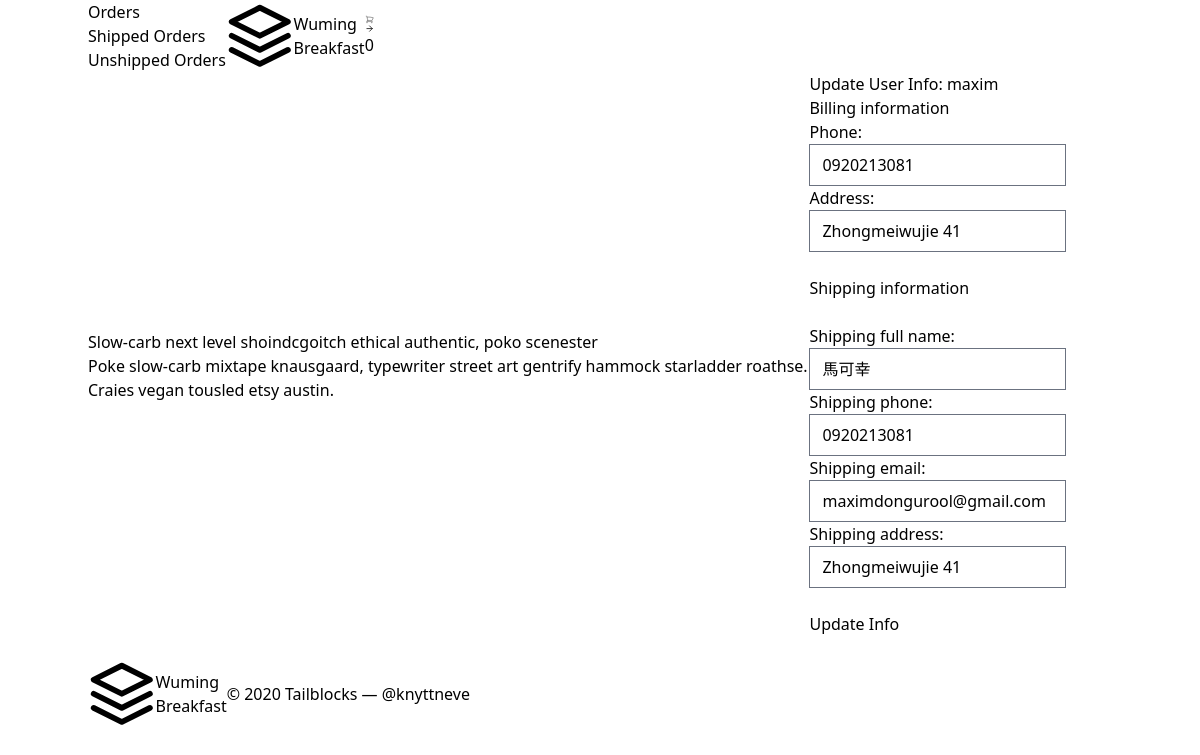
The page /update_info/ (signed in) on the database its author committed.
### wuming/models.py (models this page shows, shortened)
class Profile(models.Model):
    user = models.OneToOneField(User, on_delete=models.CASCADE)
    phone = models.CharField(max_length=100, blank=True, null=True)
    address = models.CharField(max_length=100, blank=True, null=True)
    old_cart = models.CharField(max_length=200, blank=True, null=True)

### payment/models.py (models this page shows, shortened)
class ShippingAddress(models.Model):
    user = models.ForeignKey(User, on_delete=models.CASCADE, blank=True, null=True)
    shipping_full_name = models.CharField(max_length=200)
    shipping_phone = models.CharField(max_length=200)
    shipping_email = models.EmailField(max_length=200, blank=True, null=True)
    shipping_address = models.CharField(max_length=200, blank=True, null=True)
    date_added = models.DateTimeField(auto_now_add=True)
    class Meta:
        verbose_name_plural = 'Shipping Address'

### wuming/views.py (the view)
# urls.py: path('update_info/', views.update_info, name='update_info'),
def update_info(request):
        if request.user.is_authenticated:
            current_user = Profile.objects.get(user__id=request.user.id)
            shipping_user = ShippingAddress.objects.get(user__id=request.user.id)
            form = UserInfoForm(request.POST or None, instance=current_user)
            shipping_form = ShippingForm(request.POST or None, instance=shipping_user)
            if form.is_valid() or shipping_form.is_valid():
                form.save()
                shipping_form.save()
                messages.success(request, 'Your account has been updated.')
                return redirect('index')
            return render(request, 'wuming/update_info.html', {'form': form, 'shipping_form': shipping_form})
        else:
            messages.error(request, 'Please log in to update your information.')
            return redirect('login')

### wuming/forms.py
class UserInfoForm(forms.ModelForm):
    phone = forms.CharField(max_length=100, required=False)
    address = forms.CharField(max_length=100, required=False)
    class Meta:
        model = Profile
        fields = ['phone', 'address']
    def __init__(self, *args, **kwargs):
        super(UserInfoForm, self).__init__(*args, **kwargs)
        self.fields['phone'].widget.attrs.update({'class': 'form-input mt-1 block w-full', 'placeholder': 'Phone Number'})
        self.fields['address'].widget.attrs.update({'class': 'form-input mt-1 block w-full', 'placeholder': 'Address'})

### payment/forms.py
class ShippingForm(forms.ModelForm):
    class Meta:
        model = ShippingAddress
        fields = ['shipping_full_name', 'shipping_phone', 'shipping_email', 'shipping_address']
        exclude = ['user']
        widgets = {
            'shipping_full_name': forms.TextInput(attrs={'class': 'form-input mt-1 block w-full', 'placeholder': 'Full Name'}),
            'shipping_phone': forms.TextInput(attrs={'class': 'form-input mt-1 block w-full', 'placeholder': 'Phone'}),
            'shipping_email': forms.EmailInput(attrs={'class': 'form-input mt-1 block w-full', 'placeholder': 'Email'}),
            'shipping_address': forms.TextInput(attrs={'class': 'form-input mt-1 block w-full', 'placeholder': 'Address'}),
        }

### cart/cart.py (called while the page is built)
    def __len__(self):
        return len(self.cart)

### cart/context_proccessors.py (called while the page is built)
def cart(request):
    return {'cart': Cart(request)}

### wuming/templates/wuming/update_info.html (shortened to what this page needs)
{% extends 'wuming/base.html' %}
{% block content %}
<section class="text-gray-600 body-font">
    <div class="container px-5 py-24 mx-auto flex flex-wrap items-center">
        <div class="lg:w-3/5 md:w-1/2 md:pr-16 lg:pr-0 pr-0">
            <h1 class="title-font font-medium text-3xl text-gray-900">Slow-carb next level shoindcgoitch ethical authentic, poko scenester</h1>
            <p class="leading-relaxed mt-4">Poke slow-carb mixtape knausgaard, typewriter street art gentrify hammock starladder roathse. Craies vegan tousled etsy austin.</p>
        </div>
        <div class class="lg:w-2/6 md:w-1/2 bg-gray-100 rounded-lg p-8 flex flex-col md:ml-auto w-full mt-10 md:mt-0">
            <h2 class="text-gray-900 text-lg font-medium title-font mb-5">Update User Info: {{ user.username }}</h2>
            <p> Billing information</p>
            <form method = "POST" action="{% url 'update_info' %}">
                {{ form.as_p}}
                <br>
                <p> Shipping information</p>
                <br>
                {{ shipping_form.as_p }}
                <br>
                <button class="text-white bg-yellow-500 border-0 py-2 px-8 focus:outline-none hover:bg-yellow-600 rounded text-lg">Update Info</button>
                <br>
                <br>
            </form>
        </div>
    </div>
</section>
{% endblock %}

### rows shown on the page
Profile: phone "0920213081", address "Zhongmeiwujie 41"
ShippingAddress: shipping_full_name "馬可幸", shipping_phone "0920213081", shipping_email "maximdongurool@gmail.com", shipping_address "Zhongmeiwujie 41"

### other values the page prints
{{ cart|length }} "0"
{{ user.username }} "maxim"
